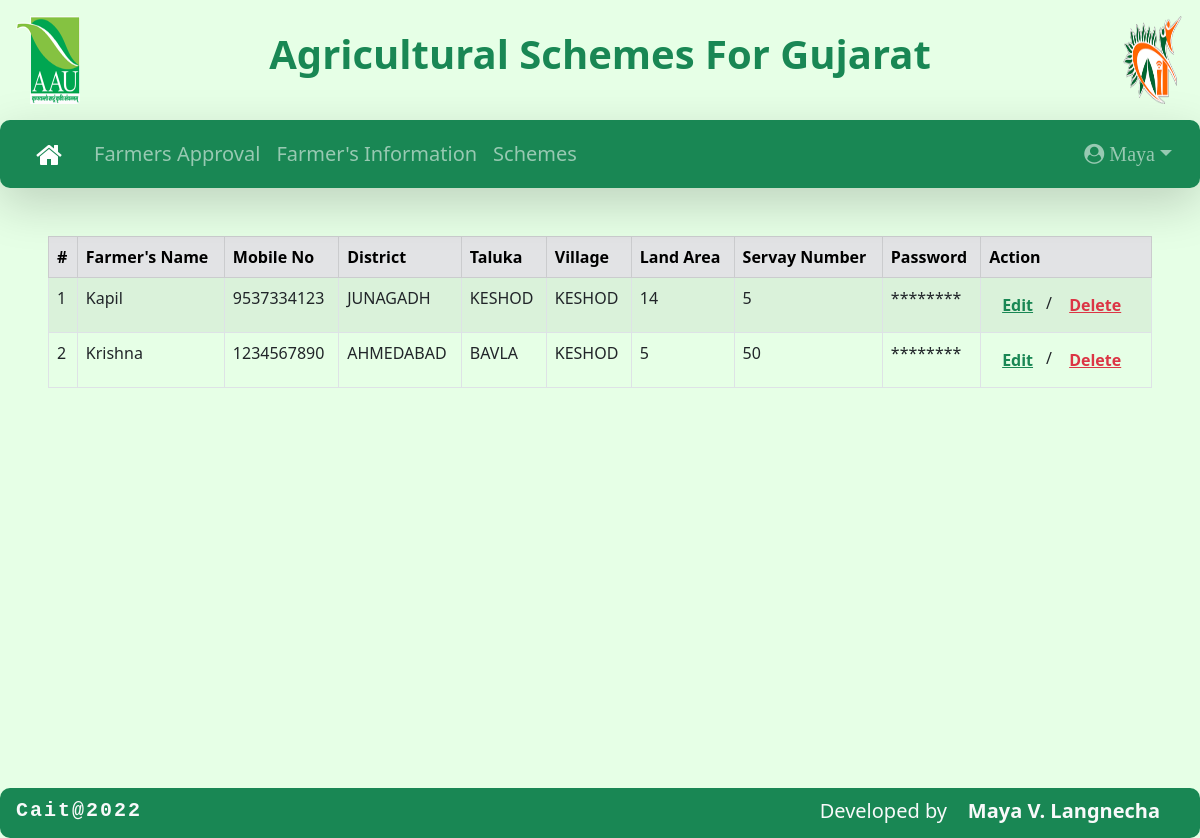
The app's page /admin_farm_info/ (signed in) with its own data.
### model/models.py (models this page shows)
class user(models.Model):
    Id = models.AutoField(primary_key=True)
    Mobile_number = models.CharField(max_length=10,unique=True)
    Name = models.CharField(max_length=100)
    User_type = models.CharField(max_length=20)
    Valid_user_or_not = models.BooleanField()
    Servay_num = models.CharField(max_length=10)
    Password = models.CharField(max_length=12)
    District = models.CharField(max_length=30)
    Taluka = models.CharField(max_length=30)
    Village = models.CharField(max_length=30)
    Land_area = models.CharField(max_length=20)

### Agricultural_scheme/views.py (the view)
# urls.py: path('admin_farm_info/',views.admin_farm_info,name='admin_farm_info'),
def admin_farm_info(request):
    if request.session.has_key('sarpanch'):
        vdata = user.objects.filter(Mobile_number=request.session['sarpanch']).values()
        data_farmer = user.objects.filter(User_type='farmer',Village=vdata[0]['Village'],Valid_user_or_not=True).values()
        context={
            'data_farmer' : data_farmer,
            'sname' : sname,
            'suser' : suser,
            'sdata' : sdata,
        }
        return render(request, 'admin_farm_info.html',context)
    else:
        return redirect(login)

### Templates/admin_farm_info.html (shortened to what this page needs)
{% include "admin_header.html" %}
<div class='p-5'>
  <table class="table table-striped table-bordered">
    <thead>
      <tr class='table-secondary'>
        <th scope="col">#</th>
        <th scope="col">Farmer's Name</th>
        <th scope="col">Mobile No</th>
        <th scope="col">District</th>
        <th scope="col">Taluka</th>
        <th scope="col">Village</th>
        <th scope="col">Land Area</th>
        <th scope="col">Servay Number</th>
        <th scope="col">Password</th>
        <th scope="col">Action</th>
      </tr>
    </thead>
    <tbody>
      {% for i in data_farmer %}
      <tr>
        <td>{{forloop.counter}}</td>
        <td>{{i.Name}}</td>
        <td>{{i.Mobile_number}}</td>
        <td>{{i.District}}</td>
        <td>{{i.Taluka}}</td>
        <td>{{i.Village}}</td>
        <td>{{i.Land_area}}</td>
        <td>{{i.Servay_num}}</td>
        <td>********</td>
        <td>
          <button class="btn btn-link text-success fw-bold" data-bs-toggle="modal"
          data-bs-target="#feditModal{{forloop.counter}}">Edit</button>/
          <a href="{% url 'admindeleteuser' i.Mobile_number %}" class="btn btn-link fw-bold text-danger" onclick="return confirm('Are You Sure?')">Delete</a>
        </td>
      </tr>
      {% endfor %}
    </tbody>
  </table>
</div>
{% include "footer.html" %}

### Templates/admin_header.html (shortened to what this page needs)
<!DOCTYPE html>
<html lang="en">
<head>
    <link href="https://cdn.jsdelivr.net/npm/bootstrap@5.0.2/dist/css/bootstrap.min.css" rel="stylesheet"
>
    <link rel="stylesheet" href="https://cdnjs.cloudflare.com/ajax/libs/font-awesome/4.7.0/css/font-awesome.min.css">
    <link rel="stylesheet" href="/static/css/style.css">
</head>
<body>
    <div class="container-fluid all">
        <div class="header">
            <div class="logo1"><img src="/static/images/aau.png" class="img p-3" alt="aau"></div>
            <div class="title text-center fs-1 p-4 fw-bold text-success">Agricultural Schemes For Gujarat</div>
            <div class="logo2"><img src="/static/images/cait.png" class="img p-3" alt="cait"></div>
        </div>
        <nav class="navbar navbar-expand-lg navbar-dark bg-success br shadow-lg">
            <div class="container-fluid">
                <a class="navbar-brand fs-3 mx-4" href="../admin_dashboard/"><i class="fa fa-home"
                        aria-hidden="true"></i>
                </a>
                <div class="collapse navbar-collapse" id="navbarSupportedContent">
                    <ul class="navbar-nav me-auto mb-2 mb-lg-0">
                        <li class="nav-item">
                            <a class="nav-link fs-5" aria-current="page" href="../admin_approval/">Farmers Approval</a>
                        </li>
                        <li class="nav-item">
                            <a class="nav-link fs-5" aria-current="page" href="../admin_farm_info/">Farmer's
                                Information</a>
                        </li>
                        <li class="nav-item">
                            <a class="nav-link fs-5" aria-current="page" href="../admin_scheme/">Schemes</a>
                        </li>
                    </ul>
                    <ul class="navbar-nav">
                        <li class="nav-item dropdown">
                            <a href="#" class="nav-link dropdown-toggle fs-5 px-3" data-bs-toggle="dropdown"><i
                                    class="fa fa-user-circle" aria-hidden="true">&nbsp;{{sname}}</i></a>
                        </li>
                    </ul>
                </div>
            </div>
        </nav>
        <div class="main">

### Static/CSS/Style.css (style rules this page uses)
html { overflow-x: hidden; }
.all { margin: 0; padding: 0; width: 100vw; min-height: 100vh; background-color: #e6ffe6; }
.br { border-radius: 10px; }
.header { width: 100vw; height: 120px; }
.title { width: 84vw; height: 100%; float: left; }
.logo1 { width: 8vw; height: 100%; float: left; }
.logo2 { width: 8vw; height: 100%; float: left; }
.img { width: 100%; height: 100%; border-radius: 20px; }
.main { min-height: 75vh; width: 100vw; }

### records on screen
user: Name "Maya"
user: Name "Kapil", Mobile_number "9537334123", District "JUNAGADH", Taluka "KESHOD", Village "KESHOD", Land_area "14", Servay_num "5"
user: Name "Krishna", Mobile_number "1234567890", District "AHMEDABAD", Taluka "BAVLA", Village "KESHOD", Land_area "5", Servay_num "50"
